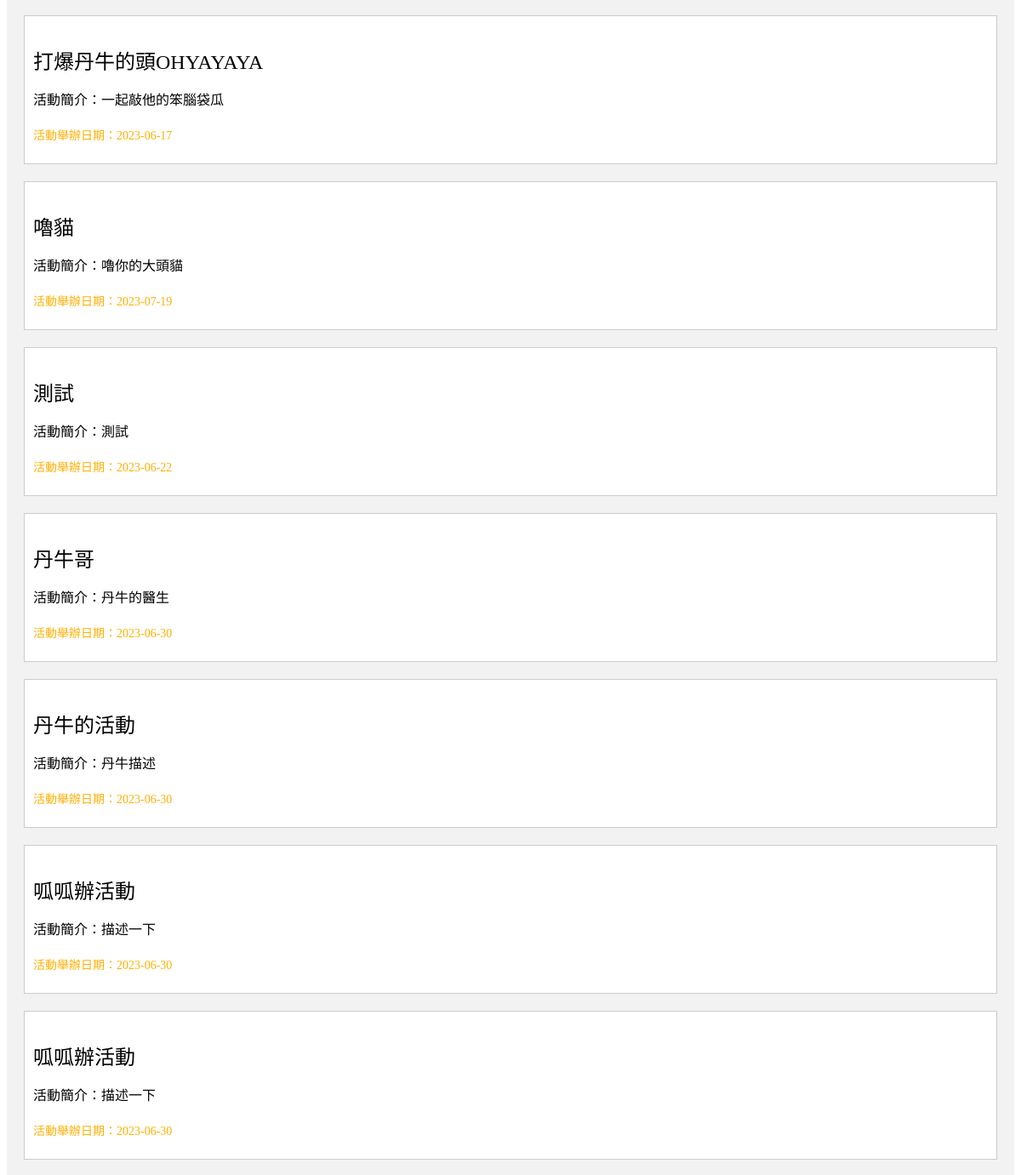
The app's page /home (signed in, middle part), older data.
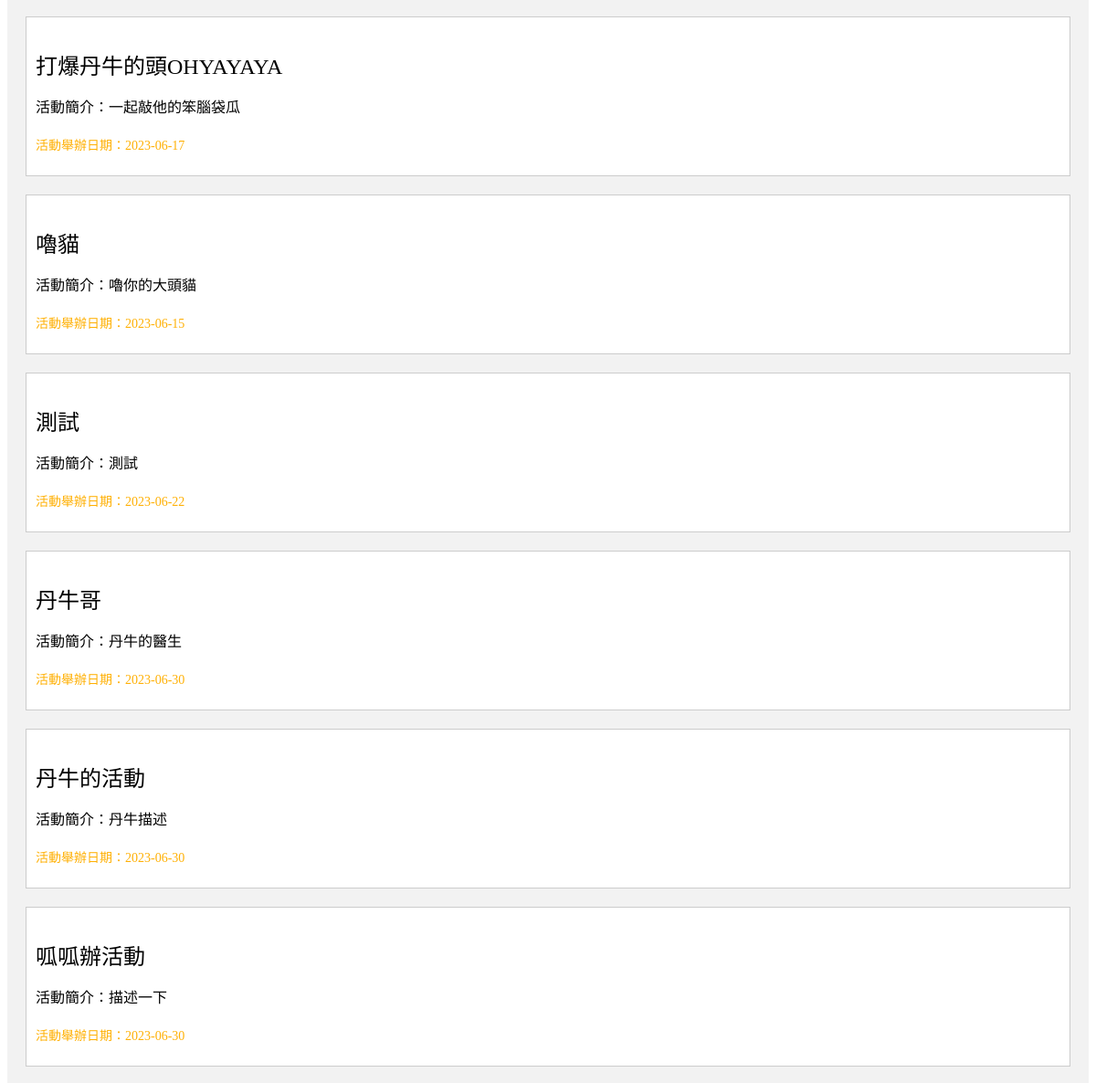
The same page, newer data.
### tables this page shows
CREATE TABLE "Activity" (
	"activityID"	VARCHAR(36),
	"title"	VARCHAR(10),
	"time"	TEXT,
	"area"	TEXT,
	"location"	TEXT,
	"category"	TEXT,
	"peopleLimited"	INTEGER,
	"fee"	INTEGER,
	"expireDate"	TEXT,
	"organizerUserID"	INTEGER,
	"Intro"	VARCHAR(50),
	"createTime"	TEXT,
	FOREIGN KEY("organizerUserID") REFERENCES "User"("userID"),
	PRIMARY KEY("activityID")
);

### app.py (the view)
@app.route("/home")
def home():
    if "userID" in session:
        con = sql.connect("funCrew_db.db")
        con.row_factory = sql.Row
        cur = con.cursor()
        nickname = get_nickname(session["userID"])
        filename = get_avatar_path(session["userID"])
        cur.execute(
            "SELECT * FROM Post, User WHERE postUserID = userID ORDER BY postTime DESC LIMIT 3"
        )
        posts = cur.fetchall()
        category = request.args.get("category")
        categoryList = ["影音展演", "商業投資", "遊戲卡牌", "體驗學習", "旅行出遊", "其他"]
        if category in categoryList:
            sqlQuery = (
                "SELECT * FROM Activity WHERE category = '%s' ORDER BY createTime DESC "
                % (category)
            )
        else:
            sqlQuery = "SELECT * FROM Activity ORDER BY createTime DESC "
        cur.execute(sqlQuery)
        info = cur.fetchall()
        return render_template(
            "home.html",
            nickname=nickname,
            posts=posts,
            avatar=filename,
            info=info,
            categoryList=categoryList,
            category=category,
        )
    else:
        return render_template("login.html")

### crud/crudUser.py (called while the page is built)
def get_avatar_path(userID):
    try:
        con = sql.connect("funCrew_db.db")
        cur = con.cursor()
        cur.execute("SELECT image FROM User WHERE userID=?", (userID,))
        filename = cur.fetchone()[0]
        con.close()
        return "static/images/avatars/" + filename
    except Exception as e:
        print(f"Error occurred while retrieving filename: {str(e)}")
        return ""

def get_nickname(userID):
    con = sql.connect("funCrew_db.db")
    cur = con.cursor()
    cur.execute("SELECT nickname FROM User WHERE userID=?", (userID,))
    nickname = cur.fetchone()[0]
    con.close()
    return nickname

### templates/home.html (shortened to what this page needs)
<!DOCTYPE html>
<html>
<html>
<head>
</head>
<body>
    <div class="container">
        <div class="left-column">
            {% for activity in info %}
            <div class="activity-wrapper">
                <div class="activity">
                    <a href="/activity/activities/activity_detail/{{activity['activityID']}}?show_methed=signingUp"
                        style="text-decoration:none; color:black">
                        <p style="font-size:24px;">{{ activity['title'] }}</p>
                        <p>活動簡介：{{ activity['Intro'] }}</p>
                    </a>
                </div>
                <p style="font-size:14px; color: rgb(255, 176, 4);">活動舉辦日期：{{ activity['time'] }}</p>
            </div>
            {% endfor %}
        </div>
    </div>
</body>
</html>

Row changes from the older to the newer data that the page shows:
removed Activity: title "呱呱辦活動", Intro "描述一下", time "2023-06-30"
changed Activity "嚕貓": time "2023-07-19" → "2023-06-15"
